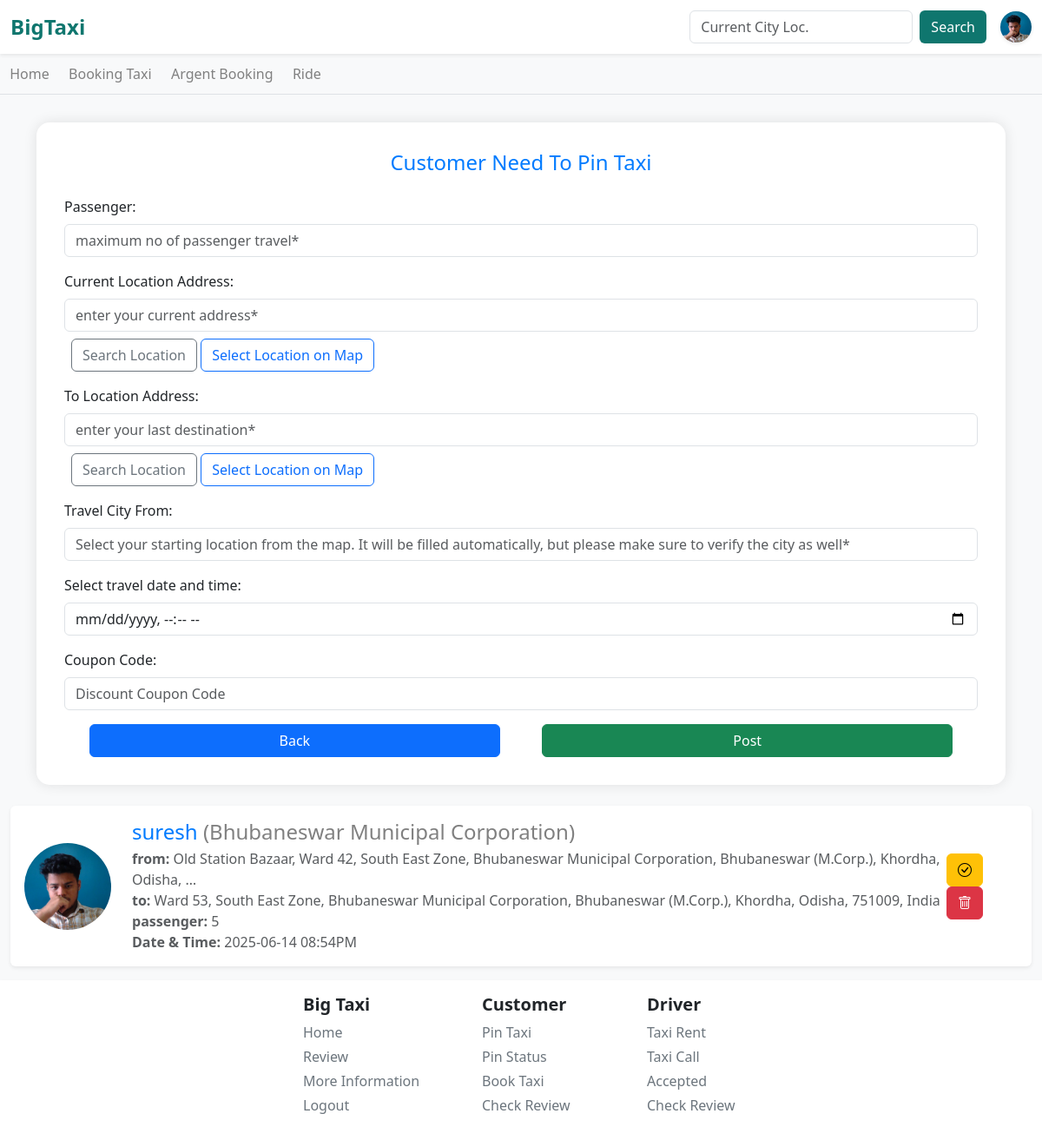
The page /home/pin/ (signed in) on the database its author committed.
### Users/models.py (models this page shows, shortened)
class usersDataModel(models.Model):
    UserG = [
        ('Male', 'Male'),
        ('Female', 'Female'),
        ('Other', 'Other'),
        ('Not Check', 'Not Check'),
    ]
    UserC = [
        ('Developer', 'Developer'),
        ('Customer', 'Customer'),
        ('Driver', 'Driver'),
    ]
    ULink = models.ForeignKey(User, on_delete=models.CASCADE)
    UserCode = models.CharField(max_length=100, default='BIGTAXICODE1006463')
    UserCategory = models.CharField(choices=UserC, default='Customer', max_length=20)
    UserMobileNo = models.CharField(max_length=11)
    UserGender = models.CharField(max_length=100, default='Not Check')
    UserAge = models.CharField(max_length=3, default='')
    UserState = models.CharField(max_length=100, default='')
    UserCity = models.CharField(max_length=100, default='')
    UserPincode = models.CharField(max_length=20, default='')
    UserAddress = models.CharField(max_length=200, default='')
    UserPass = models.CharField(max_length=1000, default='password')
    CouponCode = models.CharField(max_length=50, null=True, blank=True)
    UProfileImage = models.ImageField(upload_to='profile/main/', default='profile/default/default.png')
    UProfileName = models.CharField(max_length=1000, default='BiXTaxi User')
    description = models.CharField(max_length=5000, default='No Description!')
    totalTripCount = models.IntegerField(default=0)
    dangerTripCount = models.IntegerField(default=0)

### taxi_app/models.py (models this page shows, shortened)
class PinTaxiAvailable(models.Model):
    run = [('not', 'not'),('yes', 'yes')]
    taxiAvaId = models.CharField(max_length=50)
    taxiCity = models.CharField(max_length=500)
    customerId = models.ForeignKey(usersDataModel, on_delete=models.CASCADE)
    currentLocation = models.CharField(max_length=2000)
    toLocation = models.CharField(max_length=2000, default='No Area Found!')
    taxiPassenger = models.IntegerField(default=1)
    pincode = models.CharField(max_length=20, default=' ')
    couponCodeWas = models.CharField(max_length=100, default='Customer Not Have Coupon')
    taxiDate = models.DateField(auto_now_add=True)
    taxiTime = models.TimeField(auto_now_add=True)
    taxiDateAndTimeByUser = models.CharField(max_length=100, default='none')
    priceOfTravel = models.IntegerField(default=0)
    driverCode = models.CharField(max_length=100, default='DRIVERCODE')
    runningStatus = models.CharField(max_length=100, choices=run, default='not')

### taxi_app/views.py (the view, shortened to what this page needs)
# urls.py: path('pin/', views.pinTaxiFunctionBaseView, name='pinTaxi'),
def pinTaxiFunctionBaseView(request):
    if request.user.is_authenticated:
        showMessage = False
        usernames = request.user.username; user = User.objects.get(username = usernames); dataOfUser = usersDataModel.objects.get(ULink = user); dataPresentLst = PinTaxiAvailable.objects.filter(customerId = dataOfUser)
        profileImage = dataOfUser.UProfileImage; setLimitToForm = 2
        if dataPresentLst:
            valueOfPin = True
            if len(dataPresentLst) > 1:dataOfPin = PinFunction(request, dataPresentLst)
            elif len(dataPresentLst) > 3: dataOfPin = PinFunction(request, dataPresentLst)
            else:  dataOfPin = PinFunction(request, dataPresentLst)
        else: valueOfPin = False; dataOfPin = False
        if len(dataPresentLst) < setLimitToForm:
            DataShow = True
        else: DataShow = False
        context = { 'showMessage' : showMessage, 'valueOfPin' : valueOfPin, 'dataOfPin' : dataOfPin, 'usernames' : usernames, 'DataShow' : DataShow, 'profileImage' : profileImage}
        return render(request, 'main/pinTaxi.html', context)
    else: return redirect('driver:login')

### taxi_app/views.py (called while the page is built)
def PinFunction(request, dataPresentLst):
    dataOfPinLst = []; IdLst = []; codeLst = []
    for a1 in dataPresentLst:
        dataOfPinLst += [a1]
    DataOf = [1 if ReportDriverInPinTaxi.objects.filter(pinBarCode = i) else 0 for i in dataPresentLst]
    if 1 in DataOf:
        indexPosition, NoIndex = [index for index, value in enumerate(DataOf) if value == 1], [index for index, value in enumerate(DataOf) if value == 0]
        for i in indexPosition: IdLst.append(str(dataOfPinLst[i].taxiAvaId)); codeLst.append(str(dataOfPinLst[i].taxiAvaId))
        for j in NoIndex: IdLst.insert(j, '')
    request.session['ReportAccessBarCode'] = codeLst
    DataZip = list(zip(dataOfPinLst, DataOf))
    return DataZip

### templates/main/pinTaxi.html (shortened to what this page needs)
{% extends 'base.html' %} {% block body %}
<link rel="stylesheet" href="../../static/css/pinTaxi.css" />
<link rel="stylesheet" href="https://unpkg.com/leaflet/dist/leaflet.css" />
{% if DataShow %}
<div class="container mb-4">
  <div class="form-section">
    <h4>Customer Need To Pin Taxi</h4>
    <form method="POST">
      <div class="mb-3 text-start position-relative">
        <label class="form-label">Passenger:</label>
        <input
          type="number"
          class="form-control"
          name="uTaxiPassenger"
          min="0"
          placeholder="maximum no of passenger travel*"
          required
        />
      </div>
      <div class="mb-3 text-start position-relative">
        <label class="form-label">Current Location Address:</label>
        <input
          type="text"
          class="form-control"
          name="uCurrentLocation"
          id="currentLocationUser"
          placeholder="enter your current address*"
          required
        />
        <button
          type="button"
          id="search-current-location-btn"
          class="btn btn-outline-secondary mt-2 ms-2"
        >
          Search Location
        </button>
        <button
          type="button"
          id="open-current-map-btn"
          class="btn btn-outline-primary mt-2"
        >
          Select Location on Map
        </button>
      </div>
      <div class="mb-3 text-start position-relative">
        <label class="form-label">To Location Address:</label>
        <input
          type="text"
          class="form-control"
          name="uLastLocation"
          id="toLocationInput"
          placeholder="enter your last destination*"
          required
        />
        <button
          type="button"
          id="search-location-btn"
          class="btn btn-outline-secondary mt-2 ms-2"
        >
          Search Location
        </button>
        <button
          type="button"
          id="open-map-btn"
          class="btn btn-outline-primary mt-2"
        >
          Select Location on Map
        </button>
      </div>
      <div class="mb-3 text-start position-relative">
        <label class="form-label">Travel City From:</label>
        <input
          type="text"
          class="form-control"
          name="uCity"
          id="user-city"
          value=""
          placeholder="Select your starting location from the map. It will be filled automatically, but please make sure to verify the city as well*"
          readonly
          />
      </div>
      <div class="mb-3 text-start position-relative">
        <label class="form-label" for="datetime"
          >Select travel date and time:</label
        >
        <input
          type="datetime-local"
          id="datetime"
          class="form-control"
          name="utaxiDateAndTimeByUser"
          required
        />
      </div>
      {% if userCategoryis == 'Customer' %}
      <div class="mb-3 text-start position-relative">
        <label class="form-label">Coupon Code:</label>
        <input
          type="text"
          class="form-control"
          name="uCouponCode"
          placeholder="Discount Coupon Code"
        />
      </div>
      {% endif %}
      <div class="w-100 d-flex justify-content-center gap-5">
        <a href="{% url 'taxi_app:home' %}" class="btn btn-primary w-pin-taxi"
          >Back</a
        >
        <button type="submit" class="btn btn-success w-pin-taxi">Post</button>
      </div>
    </form>
  </div>
</div>
{% else %}
<div class="container mt-5">
  <div class="alert text-center">
    You have already pinned 2 taxis. To add another, please unpin one first.
  </div>
</div>
{% endif %}
{% if valueOfPin %}
  {% for DP, FIR in dataOfPin %}
<div class="container-xxl my-3">
  {% if FIR %}
    <div class="bg-warning shadow-sm rounded p-3 d-flex align-items-center flex-wrap flex-md-nowrap" style="border-radius: 50%;">
  {% else %}
    <div class="bg-white shadow-sm rounded p-3 d-flex align-items-center flex-wrap flex-md-nowrap" style="border-radius: 50%;">
  {% endif %}
    <div class="me-4 mb-3 mb-md-0">
      <img
        src="/media/{{ profileImage }}"
        alt="User Profile"
        class="rounded-circle"
        style="width: 100px; height: 100px; object-fit: cover; border-radius: 50%;"
      />
    </div>
    <div class="me-auto">
      <h4 class="mb-1">
        {{ usernames }}
        <span class="taxi-passenger-limit-text">({{ DP.taxiCity }})</span>
      </h4>
      <p class="text-muted mb-0">
        <strong>from:</strong> {{ DP.currentLocation|truncatewords:15 }}
      </p>
      <p class="text-muted mb-0"><strong>to:</strong> {{ DP.toLocation|truncatewords:15 }}</p>
      <p class="text-muted mb-0"><strong>passenger:</strong> {{ DP.taxiPassenger }}</p>
      <p class="text-muted mb-0"><strong>Date & Time:</strong> {{ DP.taxiDateAndTimeByUser }}</p>
    </div>
    <div class="mt-3 mt-md-0">
      {% if FIR %}
        <a href="{% url 'taxi_app:checkPinReport' DP.taxiAvaId %}" class="btn btn-primary"><i class="bi bi-file-earmark-text"></i></a>
        <a href="{% url 'taxi_app:repostPin' DP.taxiAvaId %}" class="btn btn-success"><i class="bi bi-arrow-clockwise"></i></a>
        <a href="{% url 'taxi_app:deletePinTaxiReport' DP.taxiAvaId %}" class="btn btn-danger"><i class="bi bi-trash"></i></a>
      {% else %}
        <a href="{% url 'taxi_app:pinStatus' DP.taxiAvaId %}" class="btn btn-warning button-home"><i class="bi bi-check-circle"></i></a>
        <a href="{% url 'taxi_app:deletePinTaxiDetail' DP.taxiAvaId %}" class="btn btn-danger button-home-red"><i class="bi bi-trash"></i></a>
      {% endif %}
    </div>
  </div>
</div>
{% endfor %}
{% endif %}
{% endblock %}

### templates/inc/navbar.html (shortened to what this page needs)
<nav class="navbar navbar-expand-lg navbar-light bg-white shadow-sm">
  <div class="container-fluid">
    <a class="navbar-brand text-primary text-main-own fw-bold fs-4" href="{% url 'taxi_app:autoRedirect' %}">BigTaxi</a>
    <div class="ms-auto d-flex align-items-center">
      {% if user.is_authenticated %}
        <form class="d-flex me-3" method="GET" action="">
          <input class="form-control me-2 custom-focus" type="search" name="q" placeholder="Current City Loc." aria-label="Search">
          <button class="btn btn-main bg-main-own text-white" type="submit">Search</button>
        </form>
        <a href="{% url 'taxi_app:profile' %}" class="d-flex align-items-center text-decoration-none">
          <img src="/media/{{ profile }}" alt="Profile" width="36" height="36" class="rounded-circle shadow-sm" style="object-fit: cover;">
        </a>
      {% else %}
        <a href="{% url 'driver:customerLogin' %}" class="btn btn-outline-main me-2">Login</a>
        <a href="{% url 'driver:customerSignup' %}" class="btn btn-outline-main me-2">Signup</a>
      {% endif %}
    </div>
  </div>
</nav>
<div class="bg-light border-bottom scrolling-navbar d-flex">
{% if user.is_authenticated %}
  {% if userCategoryis == 'Customer' %}
    <div class="nav-item-wrapper"><a class="nav-link" href="{% url 'taxi_app:autoRedirect' %}" title="Home">
      Home
    </a></div>
    <div class="nav-item-wrapper"><a href="{% url 'taxi_app:pinTaxi' %}" class="nav-link" title="Booking Taxi">
      Booking Taxi
    </a></div>
    <div class="nav-item-wrapper"><a class="nav-link" href="#" title="Argent Booking">
      Argent Booking
    </a></div>
    <div class="nav-item-wrapper">
      <a class="nav-link" href="{% url 'taxi_app:statusCustomer' %}">Ride</a>
    </div>
  {% endif %}
{% endif %}
</div>

### static/css/main.css (style rules this page uses)
.text-main-own { color: #0f766e !important; }
.bg-main-own { background-color: #0f766e !important; }

### static/css/pinTaxi.css (style rules this page uses)
body { background-color: #f8fafc; }
.form-section { background-color: #ffffff; padding: 2rem; border-radius: 15px; box-shadow: 0 0 15px rgba(0, 0, 0, 0.1); margin-top: 2rem; text-align: center; }
h4 { color: #007bff; margin-bottom: 1.5rem; }
.w-pin-taxi { width: 45% !important; }
.taxi-passenger-limit-text { color: gray; }

### templates/inc/navbar.html (style rules this page uses)
a { text-decoration: none; }
.scrolling-navbar { overflow-x: auto; white-space: nowrap; scrollbar-width: none; }
.nav-item-wrapper { display: inline-block; padding: 0.7rem; }
.nav-link { color: gray; position: relative; }

### templates/inc/footer.html (style rules this page uses)
a { text-decoration: none; }

### rows shown on the page
usersDataModel: UProfileImage (picture)
PinTaxiAvailable: UProfileImage (picture), taxiCity "Bhubaneswar Municipal Corporation", currentLocation "Old Station Bazaar, Ward 42, South East Zone, Bhubaneswar Municipal Corporation, Bhubaneswar (M.Corp.), Khordha, Odisha, …", toLocation "Ward 53, South East Zone, Bhubaneswar Municipal Corporation, Bhubaneswar (M.Corp.), Khordha, Odisha, 751009, India", taxiPassenger "5", taxiDateAndTimeByUser "2025-06-14 08:54PM"

### other values the page prints
{{ usernames }} "suresh"
